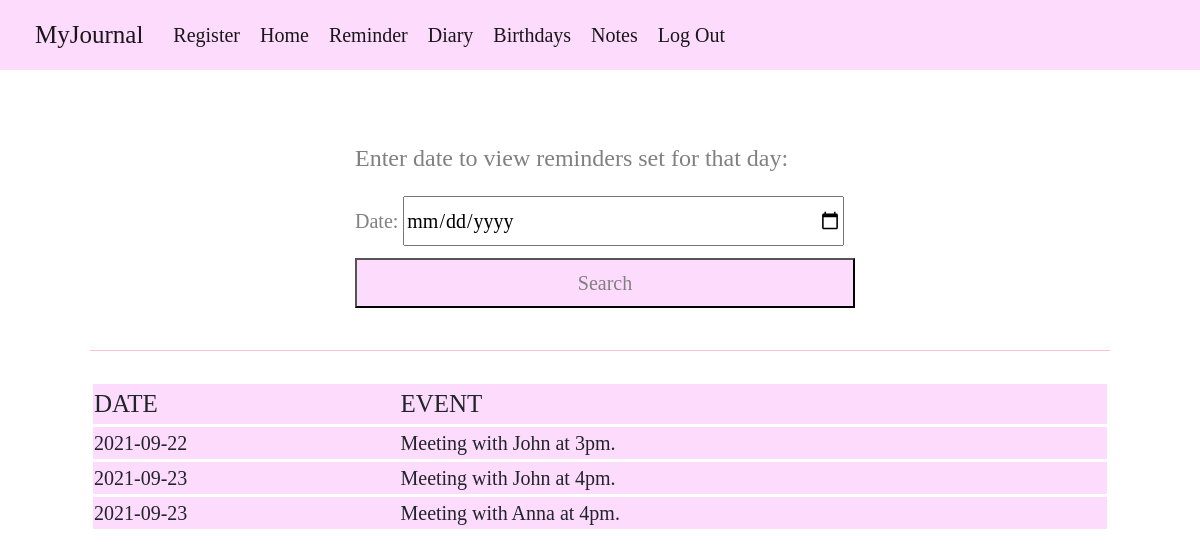
Screenshot of /reminder_db (signed in) with the database file from the repository.
### tables this page shows
CREATE TABLE reminder (id INTEGER, date DATE, event VARCHAR(200));

### application.py (the view, shortened to what this page needs)
@app.route("/reminder_db", methods=["GET", "POST"])
@login_required
def reminder_db():
    if request.method == "GET":
        reminder = db.execute("SELECT * FROM reminder WHERE id = ?", session["user_id"])
        if not reminder:
            return "You have no entries in record"
        return render_template("reminder_db.html", reminder=reminder)
    else:
        date = request.form.get("date")
        entry = db.execute("SELECT * FROM reminder WHERE id = ? AND date = ?", session["user_id"], date)
        if not entry:
            return "You have no such entry in record"
        return render_template("reminder_result.html", entry=entry)

### application.py (called while the page is built)
@app.after_request
def after_request(response):
    response.headers["Cache-Control"] = "no-cache, no-store, must-revalidate"
    response.headers["Expires"] = 0
    response.headers["Pragma"] = "no-cache"
    return response

### helpers.py (called while the page is built)
def login_required(f):
    @wraps(f)
    def decorated_function(*args, **kwargs):
        if session.get("user_id") is None:
            return redirect("/login")
        return f(*args, **kwargs)
    return decorated_function

### templates/reminder_db.html (shortened to what this page needs)
{% extends "layout.html" %}
{% block main %}
    <p style="font-size: 24px; color: grey;" class="center">Enter date to view reminders set for that day:</p>
    <form action="/reminder_db" method="post" class="center">
        <div>
             <label style="color: grey;" for="date">Date:</label>
            <input autocomplete="off" autofocus class="b" name="date" placeholder="Date" type="date">
        </div>
        <button class="a button" style="color: grey;" type="submit">Search</button>
    </form>
    <hr style="border-top: 1px solid pink;">
    <table>
        <tr>
            <td style="font-size: 25px;">DATE</td>
            <td style="font-size: 25px;">EVENT</td>
        </tr>
        {% for row in reminder %}
        <tr>
            <td>{{ row.date }}</td>
            <td>{{ row.event }}</td>
        </tr>
        {% endfor %}
    </table>
{% endblock %}

### static/styles.css (style rules this page uses)
* { font-family: "Times New Roman", Times, serif; font-size: 20px; }
.center { margin: auto; width: 50%; padding: 10px; }
.a { width: 500px; margin-bottom: 12px; height: 50px; }
.button { background-color: #FDDBFD; }
.b { width: 441px; margin-bottom: 12px; height: 50px; }
hr { margin-bottom: 30px; }
table { width: 100%; background-color: #FDDBFD; }
tr { margin-bottom: 10px; border: 3px solid white; }

### rows the page displays
reminder: date "2021-09-22", event "Meeting with John at 3pm."
reminder: date "2021-09-23", event "Meeting with John at 4pm."
reminder: date "2021-09-23", event "Meeting with Anna at 4pm."
